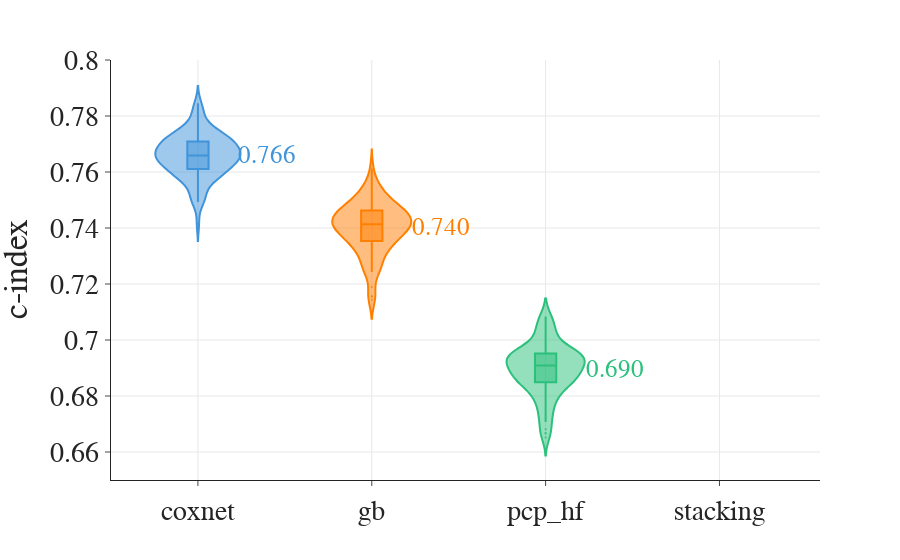

Source (notebook cell):
### Code cell
merged_metrics_selected = dict_subset(('coxnet', 'gb', 'pcp_hf', 'stacking'), merged_metrics_incidence_weighted)

fig = plot_merged_metrics(merged_metrics_selected)
fig.show()

### Figure 1 — Plotly figure (JSON) as saved in the notebook; plotly's stock layout.template omitted (floating-point values rounded to 4 significant figures; data arrays with more than 128 entries replaced by an {"elided": "..."} marker saying what was removed)
{"data": [{"alignmentgroup": "True", "box": {"visible": true}, "hovertemplate": "method_original=%{x}<br>c-index=%{y}<extra></extra>", "legendgroup": "coxnet", "marker": {"color": "#4194D9", "opacity": 0.9, "size": 2}, "name": "coxnet", "offsetgroup": "coxnet", "orientation": "v", "scalegroup": "True", "showlegend": true, "type": "violin", "x": ["coxnet", "coxnet", "coxnet", "coxnet", "coxnet", "coxnet", "coxnet", "coxnet", "coxnet", "coxnet", "coxnet", "coxnet", "coxnet", "coxnet", "coxnet", "coxnet", "coxnet", "coxnet", "coxnet", "coxnet", "coxnet", "coxnet", "coxnet", "coxnet", "coxnet", "coxnet", "coxnet", "coxnet", "coxnet", "coxnet", "coxnet", "coxnet", "coxnet", "coxnet", "coxnet", "coxnet", "coxnet", "coxnet", "coxnet", "coxnet", "coxnet", "coxnet", "coxnet", "coxnet", "coxnet", "coxnet", "coxnet", "coxnet", "coxnet", "coxnet", "coxnet", "coxnet", "coxnet", "coxnet", "coxnet", "coxnet", "coxnet", "coxnet", "coxnet", "coxnet", "coxnet", "coxnet", "coxnet", "coxnet", "coxnet", "coxnet", "coxnet", "coxnet", "coxnet", "coxnet", "coxnet", "coxnet", "coxnet", "coxnet", "coxnet", "coxnet", "coxnet", "coxnet", "coxnet", "coxnet", "coxnet", "coxnet", "coxnet", "coxnet", "coxnet", "coxnet", "coxnet", "coxnet", "coxnet", "coxnet", "coxnet", "coxnet", "coxnet", "coxnet", "coxnet", "coxnet", "coxnet", "coxnet", "coxnet", "coxnet"], "x0": " ", "xaxis": "x", "y": [0.7624, 0.7729, 0.7567, 0.7626, 0.7657, 0.7608, 0.7415, 0.7705, 0.7588, 0.7496, 0.768, 0.768, 0.7641, 0.7605, 0.7507, 0.766, 0.758, 0.7619, 0.7667, 0.769, 0.7736, 0.772, 0.7585, 0.7716, 0.7833, 0.7734, 0.7593, 0.7681, 0.7493, 0.7709, 0.7654, 0.7652, 0.763, 0.7556, 0.7632, 0.7711, 0.7635, 0.7621, 0.7845, 0.7608, 0.7758, 0.7738, 0.7613, 0.7647, 0.7748, 0.768, 0.77, 0.7593, 0.7583, 0.7588, 0.7571, 0.7674, 0.7638, 0.7816, 0.7705, 0.7713, 0.7643, 0.7571, 0.7531, 0.7703, 0.7666, 0.7739, 0.7651, 0.7744, 0.7734, 0.7501, 0.7593, 0.767, 0.7543, 0.7763, 0.7762, 0.7648, 0.7676, 0.7688, 0.7701, 0.7648, 0.7799, 0.7691, 0.7601, 0.7649, 0.7606, 0.7694, 0.7709, 0.7664, 0.7658, 0.7698, 0.7699, 0.7511, 0.7648, 0.7809, 0.7659, 0.7654, 0.7766, 0.7715, 0.7652, 0.7621, 0.772, 0.7682, 0.7643, 0.7731], "y0": " ", "yaxis": "y"}, {"alignmentgroup": "True", "box": {"visible": true}, "hovertemplate": "method_original=%{x}<br>c-index=%{y}<extra></extra>", "legendgroup": "gb", "marker": {"color": "#FF7F00", "opacity": 0.9, "size": 2}, "name": "gb", "offsetgroup": "gb", "orientation": "v", "scalegroup": "True", "showlegend": true, "type": "violin", "x": ["gb", "gb", "gb", "gb", "gb", "gb", "gb", "gb", "gb", "gb", "gb", "gb", "gb", "gb", "gb", "gb", "gb", "gb", "gb", "gb", "gb", "gb", "gb", "gb", "gb", "gb", "gb", "gb", "gb", "gb", "gb", "gb", "gb", "gb", "gb", "gb", "gb", "gb", "gb", "gb", "gb", "gb", "gb", "gb", "gb", "gb", "gb", "gb", "gb", "gb", "gb", "gb", "gb", "gb", "gb", "gb", "gb", "gb", "gb", "gb", "gb", "gb", "gb", "gb", "gb", "gb", "gb", "gb", "gb", "gb", "gb", "gb", "gb", "gb", "gb", "gb", "gb", "gb", "gb", "gb", "gb", "gb", "gb", "gb", "gb", "gb", "gb", "gb", "gb", "gb", "gb", "gb", "gb", "gb", "gb", "gb", "gb", "gb", "gb", "gb"], "x0": " ", "xaxis": "x", "y": [0.735, 0.7338, 0.7431, 0.7463, 0.7417, 0.7157, 0.731, 0.7415, 0.7408, 0.7256, 0.7384, 0.7333, 0.7461, 0.7348, 0.7305, 0.7527, 0.7509, 0.7353, 0.7476, 0.7464, 0.7408, 0.7404, 0.7469, 0.7462, 0.7389, 0.7464, 0.7271, 0.7518, 0.7267, 0.7449, 0.7558, 0.7475, 0.7317, 0.7245, 0.732, 0.7397, 0.7464, 0.7441, 0.7565, 0.7316, 0.742, 0.7427, 0.7423, 0.7405, 0.751, 0.7382, 0.7439, 0.7144, 0.7412, 0.7361, 0.7243, 0.7524, 0.7377, 0.7535, 0.7451, 0.7459, 0.7436, 0.7189, 0.7291, 0.7413, 0.7382, 0.7492, 0.7485, 0.7413, 0.7458, 0.7253, 0.7369, 0.7372, 0.7414, 0.7446, 0.7507, 0.7392, 0.742, 0.7397, 0.7508, 0.741, 0.747, 0.7431, 0.7251, 0.7421, 0.7335, 0.7404, 0.7417, 0.736, 0.7458, 0.7423, 0.749, 0.7154, 0.7411, 0.7612, 0.7372, 0.7353, 0.7554, 0.747, 0.7366, 0.7353, 0.7475, 0.7364, 0.7296, 0.7448], "y0": " ", "yaxis": "y"}, {"alignmentgroup": "True", "box": {"visible": true}, "hovertemplate": "method_original=%{x}<br>c-index=%{y}<extra></extra>", "legendgroup": "pcp_hf", "marker": {"color": "#2BC07B", "opacity": 0.9, "size": 2}, "name": "pcp_hf", "offsetgroup": "pcp_hf", "orientation": "v", "scalegroup": "True", "showlegend": true, "type": "violin", "x": ["pcp_hf", "pcp_hf", "pcp_hf", "pcp_hf", "pcp_hf", "pcp_hf", "pcp_hf", "pcp_hf", "pcp_hf", "pcp_hf", "pcp_hf", "pcp_hf", "pcp_hf", "pcp_hf", "pcp_hf", "pcp_hf", "pcp_hf", "pcp_hf", "pcp_hf", "pcp_hf", "pcp_hf", "pcp_hf", "pcp_hf", "pcp_hf", "pcp_hf", "pcp_hf", "pcp_hf", "pcp_hf", "pcp_hf", "pcp_hf", "pcp_hf", "pcp_hf", "pcp_hf", "pcp_hf", "pcp_hf", "pcp_hf", "pcp_hf", "pcp_hf", "pcp_hf", "pcp_hf", "pcp_hf", "pcp_hf", "pcp_hf", "pcp_hf", "pcp_hf", "pcp_hf", "pcp_hf", "pcp_hf", "pcp_hf", "pcp_hf", "pcp_hf", "pcp_hf", "pcp_hf", "pcp_hf", "pcp_hf", "pcp_hf", "pcp_hf", "pcp_hf", "pcp_hf", "pcp_hf", "pcp_hf", "pcp_hf", "pcp_hf", "pcp_hf", "pcp_hf", "pcp_hf", "pcp_hf", "pcp_hf", "pcp_hf", "pcp_hf", "pcp_hf", "pcp_hf", "pcp_hf", "pcp_hf", "pcp_hf", "pcp_hf", "pcp_hf", "pcp_hf", "pcp_hf", "pcp_hf", "pcp_hf", "pcp_hf", "pcp_hf", "pcp_hf", "pcp_hf", "pcp_hf", "pcp_hf", "pcp_hf", "pcp_hf", "pcp_hf", "pcp_hf", "pcp_hf", "pcp_hf", "pcp_hf", "pcp_hf", "pcp_hf", "pcp_hf", "pcp_hf", "pcp_hf", "pcp_hf"], "x0": " ", "xaxis": "x", "y": [0.692, 0.6933, 0.6865, 0.6877, 0.6848, 0.6908, 0.6668, 0.6923, 0.6859, 0.6666, 0.6969, 0.6958, 0.6993, 0.6929, 0.6934, 0.6917, 0.6953, 0.7009, 0.6963, 0.6804, 0.6952, 0.6931, 0.7005, 0.6795, 0.6972, 0.688, 0.6771, 0.6907, 0.6796, 0.6821, 0.6925, 0.695, 0.6898, 0.6813, 0.6712, 0.6823, 0.6919, 0.6892, 0.7031, 0.6921, 0.6869, 0.6934, 0.6771, 0.6917, 0.7081, 0.6949, 0.7037, 0.6736, 0.6895, 0.6707, 0.6652, 0.7084, 0.6952, 0.7034, 0.691, 0.6764, 0.6877, 0.6887, 0.6891, 0.685, 0.6813, 0.6851, 0.6916, 0.6953, 0.692, 0.684, 0.6864, 0.6859, 0.6812, 0.7012, 0.6856, 0.6751, 0.6938, 0.6949, 0.6951, 0.6914, 0.6877, 0.6947, 0.6681, 0.6847, 0.6848, 0.6887, 0.6845, 0.697, 0.6882, 0.6957, 0.7043, 0.6897, 0.697, 0.7047, 0.6958, 0.6729, 0.7084, 0.6871, 0.6967, 0.6951, 0.6851, 0.6919, 0.686, 0.7071], "y0": " ", "yaxis": "y"}, {"alignmentgroup": "True", "box": {"visible": true}, "hovertemplate": "method_original=%{x}<br>c-index=%{y}<extra></extra>", "legendgroup": "stacking", "marker": {"color": "#D941C3", "opacity": 0.9, "size": 2}, "name": "stacking", "offsetgroup": "stacking", "orientation": "v", "scalegroup": "True", "showlegend": true, "type": "violin", "x": ["stacking", "stacking", "stacking", "stacking", "stacking", "stacking", "stacking", "stacking", "stacking", "stacking", "stacking", "stacking", "stacking", "stacking", "stacking", "stacking", "stacking", "stacking", "stacking", "stacking", "stacking", "stacking", "stacking", "stacking", "stacking", "stacking", "stacking", "stacking", "stacking", "stacking", "stacking", "stacking", "stacking", "stacking", "stacking", "stacking", "stacking", "stacking", "stacking", "stacking", "stacking", "stacking", "stacking", "stacking", "stacking", "stacking", "stacking", "stacking", "stacking", "stacking", "stacking", "stacking", "stacking", "stacking", "stacking", "stacking", "stacking", "stacking", "stacking", "stacking", "stacking", "stacking", "stacking", "stacking", "stacking", "stacking", "stacking", "stacking", "stacking", "stacking", "stacking", "stacking", "stacking", "stacking", "stacking", "stacking", "stacking", "stacking", "stacking", "stacking", "stacking", "stacking", "stacking", "stacking", "stacking", "stacking", "stacking", "stacking", "stacking", "stacking", "stacking", "stacking", "stacking", "stacking", "stacking", "stacking", "stacking", "stacking", "stacking", "stacking"], "x0": " ", "xaxis": "x", "y": [0.535, 0.5391, 0.5501, 0.5531, 0.5345, 0.5257, 0.5408, 0.5336, 0.5446, 0.5332, 0.5388, 0.5541, 0.5699, 0.5491, 0.5611, 0.5549, 0.556, 0.5533, 0.5558, 0.5321, 0.5399, 0.5406, 0.5605, 0.54, 0.5453, 0.5408, 0.5219, 0.5447, 0.5377, 0.5343, 0.5465, 0.5522, 0.5463, 0.522, 0.5291, 0.5353, 0.5321, 0.5337, 0.5591, 0.5352, 0.5364, 0.5478, 0.5467, 0.5573, 0.5629, 0.5552, 0.5518, 0.5274, 0.5415, 0.5496, 0.5321, 0.5738, 0.546, 0.5363, 0.5563, 0.5381, 0.5416, 0.5348, 0.5553, 0.5387, 0.5409, 0.548, 0.5439, 0.5578, 0.5518, 0.5378, 0.5735, 0.5345, 0.548, 0.5544, 0.5325, 0.526, 0.5311, 0.5687, 0.563, 0.5598, 0.5424, 0.5573, 0.5348, 0.5289, 0.5368, 0.5376, 0.5527, 0.544, 0.5355, 0.5277, 0.5526, 0.5542, 0.5402, 0.5709, 0.5418, 0.5352, 0.5548, 0.5294, 0.5597, 0.5398, 0.5553, 0.5498, 0.5384, 0.5491], "y0": " ", "yaxis": "y"}], "layout": {"annotations": [{"font": {"color": "#4194D9", "size": 25}, "showarrow": false, "text": "0.766", "x": 0.4, "y": 0.7659}, {"font": {"color": "#FF7F00", "size": 25}, "showarrow": false, "text": "0.740", "x": 1.4, "y": 0.7402}, {"font": {"color": "#2BC07B", "size": 25}, "showarrow": false, "text": "0.690", "x": 2.4, "y": 0.6896}, {"font": {"color": "#D941C3", "size": 25}, "showarrow": false, "text": "0.545", "x": 3.4, "y": 0.5448}], "bargroupgap": 0.1, "font": {"family": "Calibri", "size": 28}, "legend": {"itemsizing": "constant", "title": {"font": {"color": "rgba(0,0,0,0)"}, "text": "method_original"}, "tracegroupgap": 0}, "margin": {"t": 60}, "showlegend": false, "violinmode": "overlay", "xaxis": {"anchor": "y", "categoryarray": ["coxnet", "gb", "pcp_hf", "stacking"], "categoryorder": "array", "domain": [0, 1], "showgrid": true, "ticktext": {"elided": "400 str values"}, "title": {}}, "yaxis": {"anchor": "x", "domain": [0, 1], "range": [0.65, 0.8], "showgrid": true, "title": {"text": "c-index"}}}}
